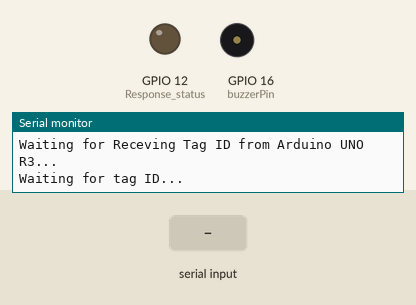
Simulated run of this sketch. Board: ESP8266 (NodeMCU). On the bench: output pins drawn as LEDs (lit = HIGH), buzzer (waves = sounding), the last lines printed to the serial monitor. Inputs (shaded band) come from the test bench. WiFi joins after 1.5 s; servers stay silent unless stated; uploads are accepted with an empty reply.

Above: at 3.0 s.
3.1 s: "HTTP/1.1 200 OK\n" received over the second serial link
At 5.9 s:
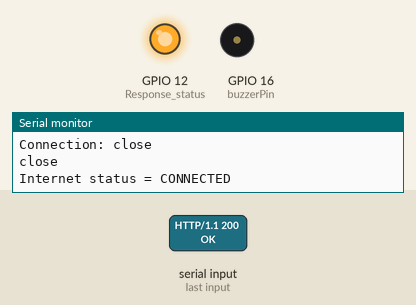
6.2 s: "1\n" received over the second serial link
At 11.5 s:
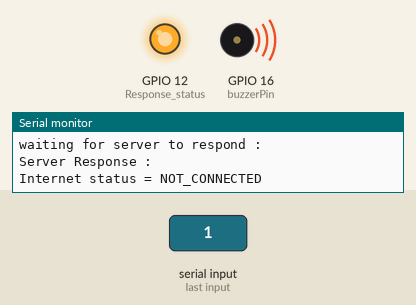
Timing chart, 0 to 15.3 s (numbered marks = the images above; inputs shaded):
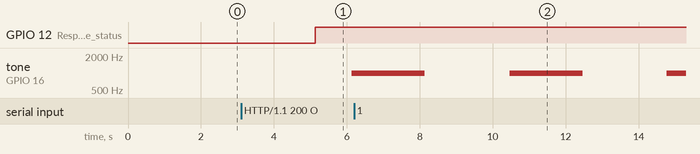

Measured:
- after the input at 3.1 s, GPIO 12 (Response_status): LOW → HIGH after 2.0 s; tone on GPIO 16 (buzzerPin): silent → 1000 Hz after 3.0 s

The sketch:

Esp8266.ino
```cpp
#include <SoftwareSerial.h> //SERIAL COMMUNICATION WITH ARDUINO UNO R3
#include <ESP8266WiFi.h> // CONNECTING WITH WIFI
#include <WiFiClientSecure.h> // COMMUNICATION WITH INTERNET API'S

SoftwareSerial Esp8266_SoftSerial (0,2); //RX, TX

#define buzzerPin 16  // buzzer
#define Internet_status 4 // Internet_connection Active/Inactive
#define Response_status 12 // send response

// except: [0 2] all GPIO [16] is free


/*Global variable for data storage in serial communication */

char Reg_c;
String bufferStorage;
String Rfid_tag_ID = "";
String Response ="";

/*Internet Communication  */

String url = "/api/add/40kbno9qesgzah1k5reiznwtr9yco2vlfgzw9nu5";
const char* host = "killing-winters.000webhostapp.com";
const int httpsPort = 443;
String Api_Response = "";

/* Wifi Communication */

char WIFI_SSID[3][30]={"Jeshvi","SkyBit","winter_stark"};
char WIFI_PASSWORD[3][30]={"Winterisgreat97","Mahakal@103","12345678#"};
char connection_req_ssid[30];
int connection_index = 0;

WiFiClientSecure client; // Use WiFiClientSecure class to create TLS connection


void setup() {


pinMode(buzzerPin,OUTPUT);
digitalWrite(buzzerPin,LOW);

pinMode(Response_status,OUTPUT);
digitalWrite(Response_status,LOW);

/*Open Serial communication (NodeMcu-Arduino) */
Esp8266_SoftSerial.begin(9600);

/*Connection with Wifi and Internet */

 while(!establish_secure_connection(9600,WIFI_SSID[connection_index],WIFI_PASSWORD[connection_index]))
  {

     if(connection_index<2)
      {
      connection_index = connection_index + 1;
      }
      else
      {
        connection_index = 0;
      }
  }


}


bool establish_secure_connection(unsigned long int baud_rate,String Ssid,String Password)
{

  int counter = 1,i=0;
  bool connection_flag=true;
  char connection_req_ssid[30];

  /*Open Serial Communication (Esp-PC) */
  Serial.begin(baud_rate);

  /* Connection intiating with WIFI */
  WiFi.begin(Ssid,Password);

  digitalWrite(Internet_status,LOW); // Intial wifi connection status low
  Serial.println();
  Serial.println("Internet status = NOT_CONNECTED"); // Debug statement

  Serial.println();
  Serial.printf("Connecting to %s ",WIFI_SSID[connection_index]);

  while(WiFi.status() != WL_CONNECTED)
  {
    delay(500);
    Serial.print(".");
    counter = counter + 1;
    if(counter>30) // If in 30 sec Esp8266 is failed to connect switch to New network and try to connect it
    {
      connection_flag=false;
      break;
    }
    connection_flag=true;
  }

  if(connection_flag==true)
  {
     Serial.println();
     Serial.printf("Connected to %s with IP address : ",WIFI_SSID[connection_index]);
     Serial.print(WiFi.localIP());

     digitalWrite(Internet_status,HIGH);// Internet is Active
     Serial.println();
     Serial.println("Internet status = CONNECTED"); // Debug statement

     client.setInsecure(); //making connection Insecure to send data on api

     /* making connection to API */

     Serial.print("Connecting to Api : ");
     Serial.print(host);
     Serial.println(url);

     if(client.connect(host, httpsPort))
     {
     Serial.println("Connection Succeeded to Api !");

     /* System start Indication */

     Serial.println(" ");
     Serial.println("Esp8266 is ready to receive data and sending that to API for verification."); // we can change to LED/LCD Print
     Serial.println(" ");

     }
     else
     {

      /* System failed Indication */

      Serial.println(" ");
      Serial.println("Connection Failed to Api !");
      Serial.println("Something went wrong !");
      Serial.println(" ");

     }

  }
  else
  {
      Serial.println();
      Serial.printf("Failed to connect : %s",WIFI_SSID[connection_index]);

      digitalWrite(Internet_status,LOW);
      Serial.println();
      Serial.println("Internet status = NOT_CONNECTED"); // Debug statement


      /* Buzzer Part */

      tone(buzzerPin,1000); // here we need to set different sound because it is tring to reconnect same network
      delay(3000);
      noTone(buzzerPin);

      if(connection_index<2)
      {
        i=0;
        while(WIFI_SSID[connection_index+1][i]!='\0')
        {
          connection_req_ssid[i]=WIFI_SSID[connection_index+1][i];
          i++;
        }

         connection_req_ssid[i] ='\0';
      }
      else
      {
        i=0;
        while(WIFI_SSID[0][i]!='\0')
        {
          connection_req_ssid[i]=WIFI_SSID[0][i];
          i++;
        }

         connection_req_ssid[i] ='\0';

       }

     delay(500);
     Serial.println();
     Serial.printf("Trying to connect :%s",connection_req_ssid);
     delay(500); // necessary to write here otherwise not work because below return execute faster
  }

 return (connection_flag);
}


bool receiveTagId()
{
  Serial.println(" ");
  Serial.println("Waiting for Receving Tag ID from Arduino UNO R3...");

  while(Esp8266_SoftSerial.available () >0)
  {
    Reg_c = Esp8266_SoftSerial.read();
    if(Reg_c =='\n'){break;}
    else{bufferStorage+=Reg_c ; }
  }

  if(Reg_c =='\n')
  {

    if(bufferStorage!="")
    Rfid_tag_ID = bufferStorage;

    Serial.println(String("Received Tag ID from Arduino : "+ Rfid_tag_ID));

    //Reset the buffer storage area

    Reg_c=0;
    bufferStorage="";
  }
  if(Rfid_tag_ID!="")
  return true;
  else
  return false;
}

void forwardResponse(String Res)
{

  /* Forwarding Reponse given by API to Arduino */
   digitalWrite(Response_status,HIGH);
   delay(1000);
   Esp8266_SoftSerial.print(Res+"\n");

}

void loop() {


   while(WiFi.status()==WL_CONNECTED)
   {
        Serial.println();

        digitalWrite(Internet_status,HIGH);
        Serial.println();
        Serial.println("Internet status = CONNECTED"); // Debug statement

        /* Send Received ID to API Server for validation */
         if(receiveTagId())
         {

         Serial.println("RFID :"+Rfid_tag_ID);

         Rfid_tag_ID.trim();

//         client.print(String("POST ") + url + " HTTP/1.1\r\n" +
//         "Host: " + host + "\r\n" +
//         "User-Agent: JAMES 4.0\r\n" +
//         "Content-length: 22\r\n"
//         "Content-Type: application/json\r\n" +
//         "Connection: close\r\n\r\n" +
//         "{\"data\":\""+Rfid_tag_ID+"\"}"
//         );

         String temp = String("POST ") + url + " HTTP/1.1\r\n" +
         "Host: " + host + "\r\n" +
         "User-Agent: JAMES 4.0\r\n" +
         "Content-length: 22\r\n"
         "Content-Type: application/json\r\n" +
         "Connection: close\r\n\r\n" +
         "{\"data\":\""+Rfid_tag_ID+"\"}";
         Serial.println(temp);

         client.print(temp);

         Serial.println("waiting for server to respond : ");

         Api_Response = client.readString();

         Serial.println(String("Server Response : " + Api_Response));  //HTTP/1.1 200 OK ..... { name : "firstname lastname"} All Response Given by API server in single String

         if(Api_Response.startsWith("HTTP/1.1 200 OK")==true) // validating  Response from Server with HTTP/1.1 200 OK
         {
               Api_Response = Api_Response.substring(Api_Response.lastIndexOf(':')+2,Api_Response.lastIndexOf('"'));
               Serial.println(Api_Response);  // Debug statement: here name of user will come we need to print it in display

               digitalWrite(Internet_status,HIGH);
               Serial.println();
               Serial.println("Internet status = CONNECTED"); // Debug statement

               /* buzzer part */

               /* forward response to arduino */
               forwardResponse(Rfid_tag_ID+"==OK");


               tone(buzzerPin,1000);  // attedance fill up sound we need to set different
               delay(2000);
               noTone(buzzerPin);
         }
         else
         {

               Serial.println(Api_Response);  // Debug statement: here name of user will come we need to print it in display

               /* forward response to arduino */
               forwardResponse(Api_Response);

               digitalWrite(Internet_status,HIGH);
               Serial.println();
               Serial.println("Internet status = NOT_CONNECTED"); // Debug statement

               tone(buzzerPin,1000);  // invalid ID sound we need to set it different
               delay(2000);
               noTone(buzzerPin);
         }

         }
         else
         {
          Serial.println("Waiting for tag ID...");
          delay(500);
         }
    }

    digitalWrite(Internet_status,LOW);
    Serial.println();
    Serial.println("Internet status = NOT_CONNECTED"); // Debug statement

    /* buzzer part */

    tone(buzzerPin,1000); // here we need to set different sound because in between service down
    delay(3000);
    noTone(buzzerPin);

    Serial.println();
    Serial.println("Connection lost trying to reconnect...");


   if(WiFi.status()== WL_DISCONNECTED)
   {

      while(!establish_secure_connection(115200,WIFI_SSID[connection_index],WIFI_PASSWORD[connection_index]))
      {
        if(connection_index<2)
        {
        connection_index =  connection_index + 1;
        }
        else
        {
        connection_index = 0;
        }
      }
   }


}
```
